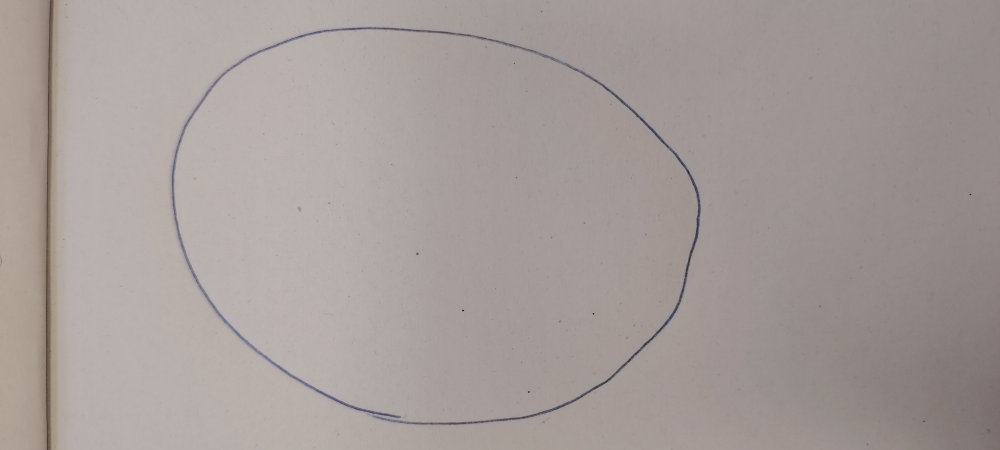
#> input picture Code/raw_images/Nils_0_1.jpg, 2000 x 900 px (shown at 1/2 size); its folder holds only this picture in this run
$ python Datenvorverarbeitung.py
#> lines starting #> are read from the running program, lines starting #| are printed output that depends on the picture
import os
from PIL import Image
import pandas as pd

# Parameter
INPUT_DIR = "raw_images/"
OUTPUT_DIR = "processed_images/"
CSV_PATH = "labels.csv"
IMG_SIZE = (128, 128)

# Stelle sicher, dass Output-Verzeichnis existiert
os.makedirs(OUTPUT_DIR, exist_ok=True)

# Liste für CSV-Daten
data = []

# Durchlaufe alle Bilder
for filename in os.listdir(INPUT_DIR):
    if filename.endswith(".png") or filename.endswith(".jpg"):

        # Beispiel: Person1_5_2.png
        name_part = filename.split(".")[0]
        person, digit, instance = name_part.split("_")
        digit = int(digit)

        # Bild laden und verarbeiten
        img_path = os.path.join(INPUT_DIR, filename)
        img = Image.open(img_path).convert("L")  # Graustufen
        img = img.resize(IMG_SIZE)
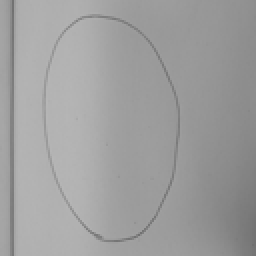
#> img: PIL image 128x128 L (shown 2 times larger); min 111, max 182, mean 158.7

        # Neuer Name + Pfad
        new_filename = f"{person}_{digit}_{instance}.png"
        new_path = os.path.join(OUTPUT_DIR, new_filename)
        img.save(new_path)

        # Für die CSV
        data.append({
            "filename": new_filename,
            "label": digit,
            "author": person.lower()
        })

# Speichere Labels als CSV
df = pd.DataFrame(data)
df.to_csv(CSV_PATH, index=False)

print("✅ Verarbeitung abgeschlossen.")

$ run again, on Code/raw_images/Nils_0_5.jpg
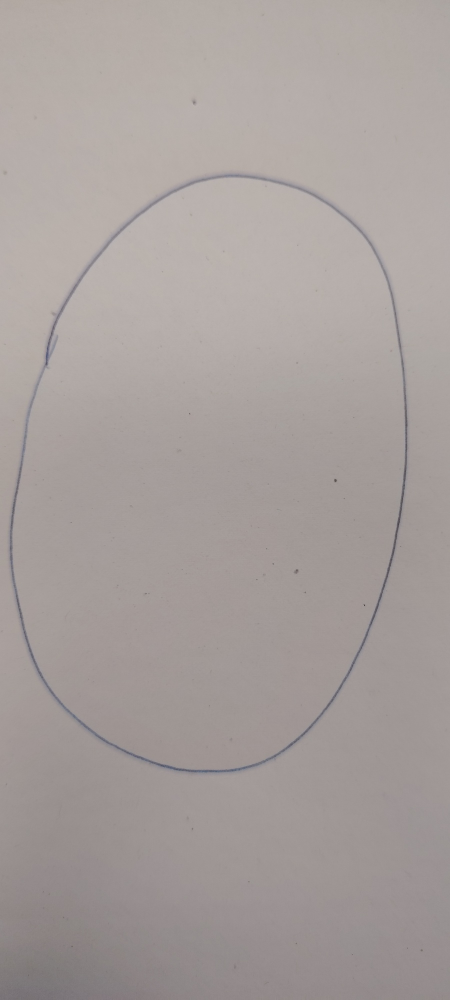
#> input picture Code/raw_images/Nils_0_5.jpg, 900 x 2000 px (shown at 1/2 size)
#> `img = img.resize(IMG_SIZE)`:
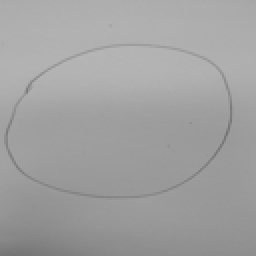
#> img: PIL image 128x128 L (shown 2 times larger); min 112, max 182, mean 160.7

$ run again, on Code/raw_images/Nils_1_1.jpg
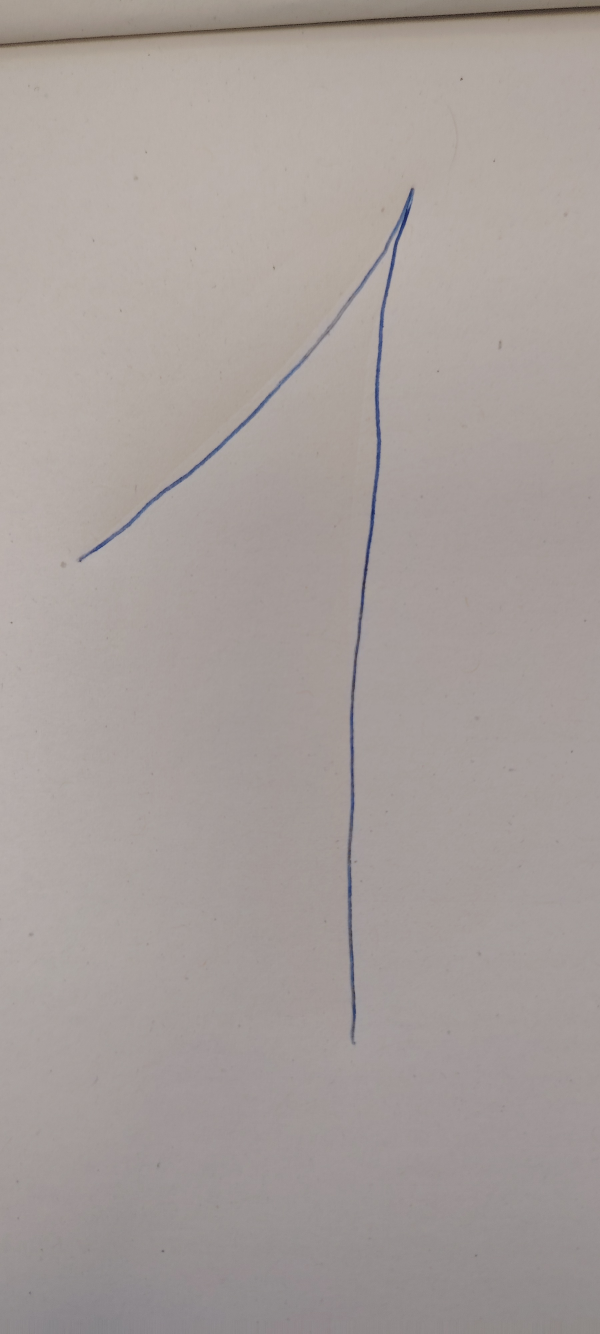
#> input picture Code/raw_images/Nils_1_1.jpg, 1800 x 4000 px (shown at 1/3 size)
#> `img = img.resize(IMG_SIZE)`:
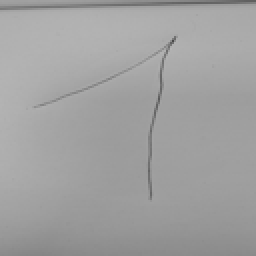
#> img: PIL image 128x128 L (shown 2 times larger); min 72, max 182, mean 160.7

$ run again, on Code/raw_images/Nils_1_2.jpg
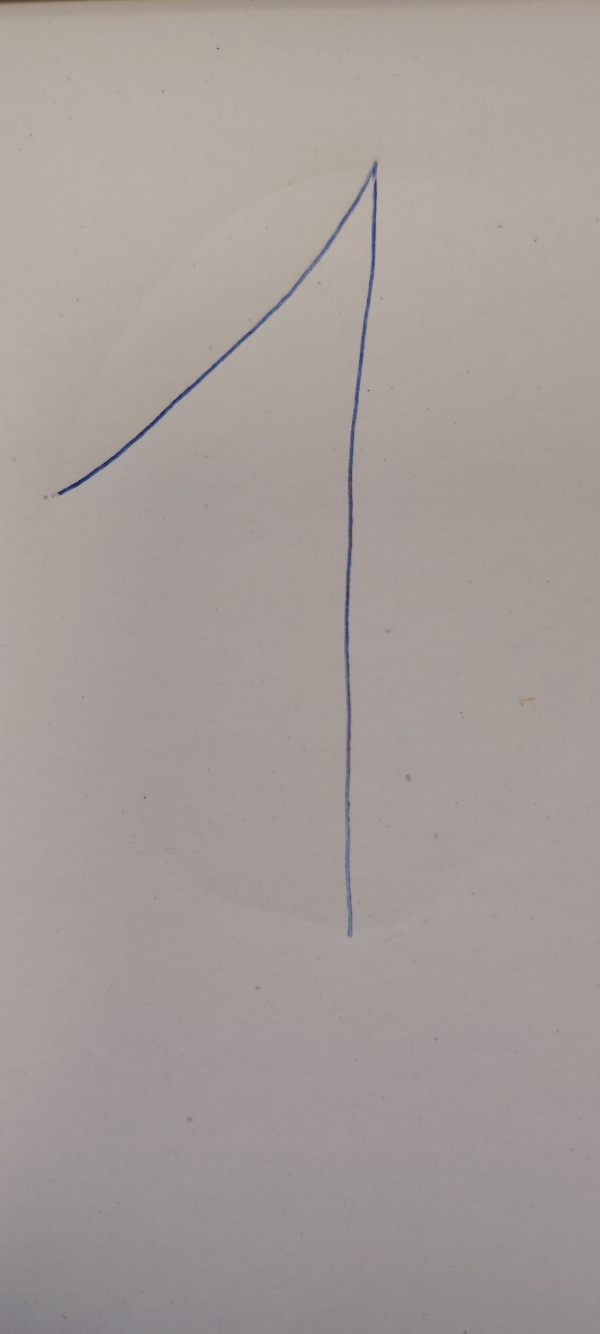
#> input picture Code/raw_images/Nils_1_2.jpg, 1800 x 4000 px (shown at 1/3 size)
#> `img = img.resize(IMG_SIZE)`:
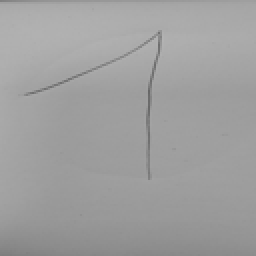
#> img: PIL image 128x128 L (shown 2 times larger); min 103, max 179, mean 159.2

$ run again, on Code/raw_images/Nils_0_2.jpg
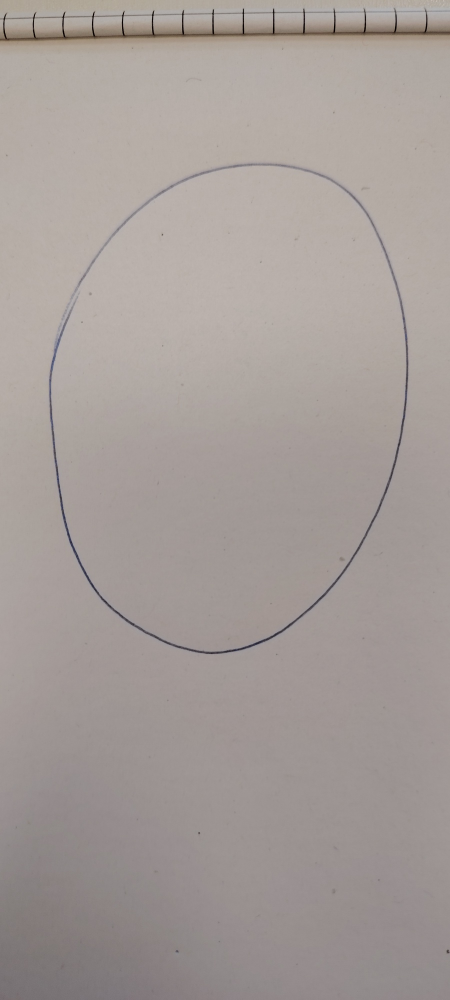
#> input picture Code/raw_images/Nils_0_2.jpg, 900 x 2000 px (shown at 1/2 size)
#> `img = img.resize(IMG_SIZE)`:
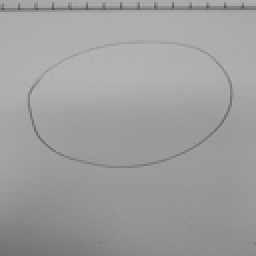
#> img: PIL image 128x128 L (shown 2 times larger); min 82, max 180, mean 158.3
